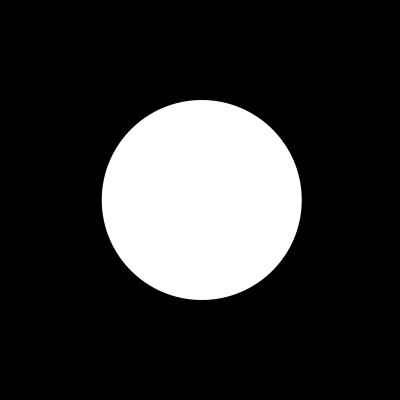
Frame 1 (no input)
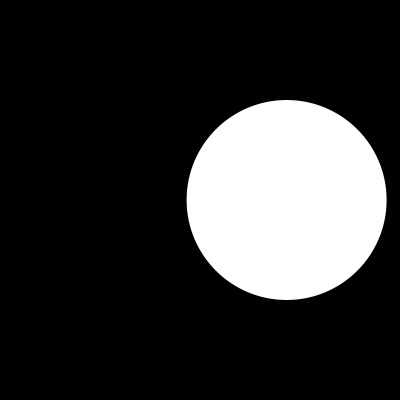
Frame 60 (the mouse pressed at the canvas centre just before this capture)
Frame 120 (the mouse held since frame 60 and released just before this capture): identical to frame 60, image omitted

The Processing sketch that drew these frames (run headless with seeded random() and noise(); from frame 60 on, the mouse is pressed at the canvas centre):

// Processing sketch: build
// ── build.pde
void setup() {
  size(400, 400);
}

void draw() {
  background(0);
  fill(255);
  noStroke();
  float wave = sin(radians(frameCount));
  // float wave = tan(radians(frameCount));
  ellipse(width/2 + wave * 100, height/2, 200, 200);
}
